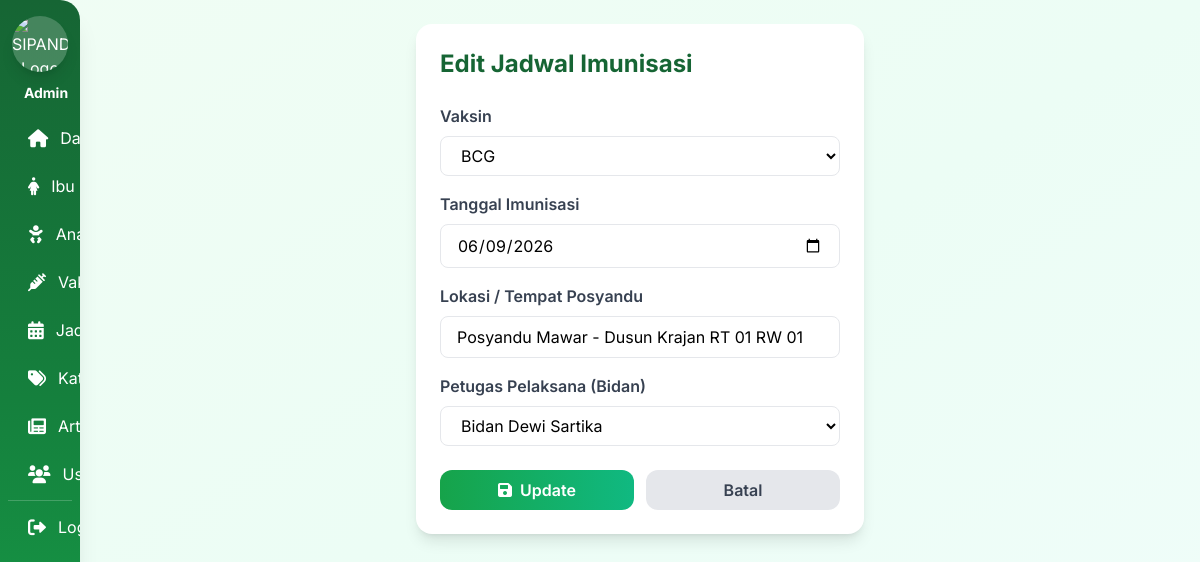
/admin/jadwal/edit_jadwal.php?id=1 (signed in), run on the app's committed database.
### tables this page shows
CREATE TABLE jadwal_imunisasi (
    id_jadwal INT PRIMARY KEY AUTO_INCREMENT,
    id_vaksin INT NOT NULL,
    tanggal DATE NOT NULL,
    lokasi VARCHAR(150) NOT NULL,
    petugas_nik VARCHAR(16),
    created_at TIMESTAMP DEFAULT CURRENT_TIMESTAMP,
    created_by VARCHAR(16),
    updated_at TIMESTAMP DEFAULT CURRENT_TIMESTAMP ON UPDATE CURRENT_TIMESTAMP,
    updated_by VARCHAR(16),
    
    FOREIGN KEY (id_vaksin) REFERENCES vaksin(id_vaksin) ON DELETE CASCADE,
    FOREIGN KEY (petugas_nik) REFERENCES users(nik) ON DELETE SET NULL,
    FOREIGN KEY (created_by) REFERENCES users(nik) ON DELETE SET NULL,
    FOREIGN KEY (updated_by) REFERENCES users(nik) ON DELETE SET NULL
);

CREATE TABLE vaksin (
    id_vaksin INT PRIMARY KEY AUTO_INCREMENT,
    nama_vaksin VARCHAR(100) NOT NULL,
    deskripsi TEXT,
    usia_rekomendasi INT,
    created_at TIMESTAMP DEFAULT CURRENT_TIMESTAMP
);

CREATE TABLE users (
    nik VARCHAR(16) PRIMARY KEY,
    PASSWORD VARCHAR(255) NOT NULL,
    no_wa VARCHAR(20),
    nama_lengkap VARCHAR(100) NOT NULL,
    alamat TEXT,
    ROLE ENUM('admin','bidan','ibu') DEFAULT 'ibu',
    STATUS ENUM('active','pending','inactive') DEFAULT 'pending',
    created_at TIMESTAMP DEFAULT CURRENT_TIMESTAMP,
    created_by VARCHAR(16),
    updated_at TIMESTAMP DEFAULT CURRENT_TIMESTAMP ON UPDATE CURRENT_TIMESTAMP,
    updated_by VARCHAR(16),
    
    FOREIGN KEY (created_by) REFERENCES users(nik) ON DELETE SET NULL,
    FOREIGN KEY (updated_by) REFERENCES users(nik) ON DELETE SET NULL
);

### admin/jadwal/edit_jadwal.php (the view, shortened to what this page needs)
<?php
require_once __DIR__ . '/../../auth/cek_admin.php';
$id = isset($_POST['id_jadwal']) ? (int)$_POST['id_jadwal'] : (isset($_GET['id']) ? (int)$_GET['id'] : 0);
$jadwal = mysqli_fetch_assoc(mysqli_query($conn, "SELECT * FROM jadwal_imunisasi WHERE id_jadwal=$id"));
$vaksin = mysqli_query($conn, "SELECT * FROM vaksin ORDER BY usia_rekomendasi ASC");
$petugas_res = mysqli_query($conn, "SELECT nik, nama_lengkap FROM users WHERE ROLE = 'bidan' AND STATUS = 'active' ORDER BY nama_lengkap ASC");
include __DIR__ . '/../../templates/sidebar.php';
?>
<div class="max-w-md mx-auto bg-white rounded-2xl shadow-lg p-6 fade-in">
    <h1 class="text-2xl font-bold text-green-800 mb-6">Edit Jadwal Imunisasi</h1>
    <form method="POST">
        <div class="space-y-4">
            <div>
                <label class="block font-semibold text-gray-700 mb-2">Vaksin</label>
                <select name="id_vaksin" required class="w-full px-4 py-2 border border-gray-200 rounded-lg focus:outline-none focus:border-green-400 focus:ring-2 focus:ring-green-200 bg-white">
                    <?php while($v = mysqli_fetch_assoc($vaksin)): ?>
                        <option value="<?php echo $v['id_vaksin']; ?>" <?php echo $v['id_vaksin'] == $jadwal['id_vaksin'] ? 'selected' : ''; ?>>
                            <?php echo htmlspecialchars($v['nama_vaksin']); ?>
                        </option>
                    <?php endwhile; ?>
                </select>
            </div>
            <div>
                <label class="block font-semibold text-gray-700 mb-2">Tanggal Imunisasi</label>
                <input type="date" name="tanggal" value="<?php echo $jadwal['tanggal']; ?>" required
                       class="w-full px-4 py-2 border border-gray-200 rounded-lg focus:outline-none focus:border-green-400 focus:ring-2 focus:ring-green-200">
            </div>
            <div>
                <label class="block font-semibold text-gray-700 mb-2">Lokasi / Tempat Posyandu</label>
                <input type="text" name="lokasi" value="<?php echo htmlspecialchars($jadwal['lokasi']); ?>" required placeholder="Contoh: Posyandu Mawar - RT 01"
                       class="w-full px-4 py-2 border border-gray-200 rounded-lg focus:outline-none focus:border-green-400 focus:ring-2 focus:ring-green-200">
            </div>
            <div>
                <label class="block font-semibold text-gray-700 mb-2">Petugas Pelaksana (Bidan)</label>
                <select name="petugas_nik" required class="w-full px-4 py-2 border border-gray-200 rounded-lg focus:outline-none focus:border-green-400 focus:ring-2 focus:ring-green-200 bg-white">
                    <?php if(mysqli_num_rows($petugas_res) > 0): ?>
                        <?php while($p = mysqli_fetch_assoc($petugas_res)): ?>
                            <option value="<?php echo $p['nik']; ?>" <?php echo $p['nik'] == $jadwal['petugas_nik'] ? 'selected' : ''; ?>>
                                <?php echo htmlspecialchars($p['nama_lengkap']); ?>
                            </option>
                        <?php endwhile; ?>
                    <?php else: ?>
                        <option value="" disabled selected>Belum ada data bidan aktif yang tersedia</option>
                    <?php endif; ?>
                </select>
            </div>
        </div>
        <div class="flex gap-3 mt-6">
            <button type="submit" class="flex-1 bg-gradient-to-r from-green-600 to-emerald-500 text-white py-2 rounded-xl font-semibold hover:shadow-lg transition">
                <i class="fas fa-save mr-1"></i> Update
            </button>
            <a href="list_jadwal.php" class="flex-1 bg-gray-200 text-gray-700 text-center py-2 rounded-xl font-semibold hover:bg-gray-300 transition flex items-center justify-center">
                Batal
            </a>
        </div>
    </form>
</div>
<?php include __DIR__ . '/../../templates/footer.php'; ?>

### templates/sidebar.php (style rules this page uses)
* { font-family: 'Inter', sans-serif; }
.fade-in { animation: fadeIn 0.5s ease-out; }
@media (min-width: 1024px) { body { position: relative; } }

### data on the page
jadwal_imunisasi: id_vaksin "BCG", tanggal "06/09/2026", lokasi "Posyandu Mawar - Dusun Krajan RT 01 RW 01", petugas_nik "Bidan Dewi Sartika"
